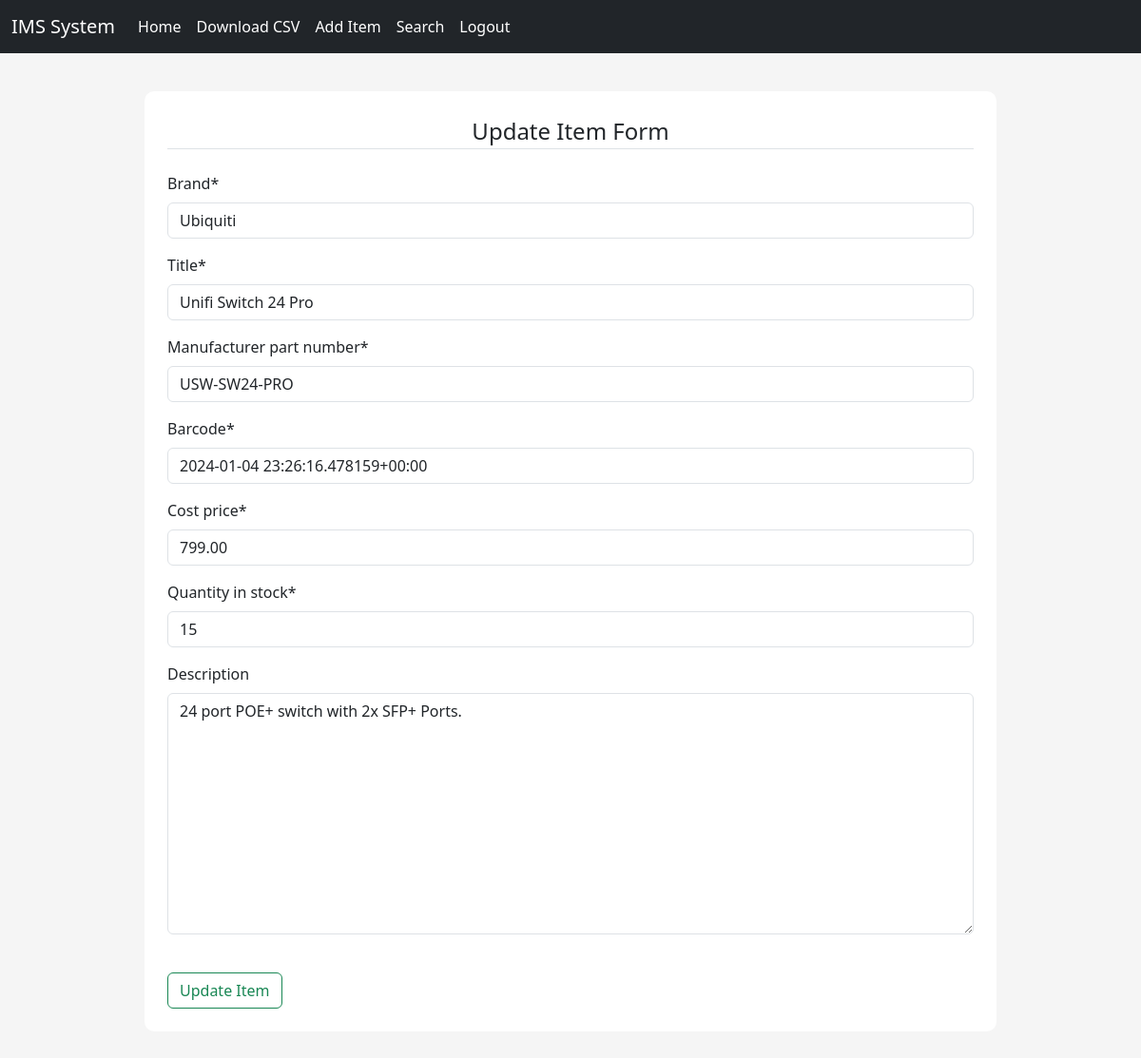
The app's page /inventory/update/1 (signed in), older data.
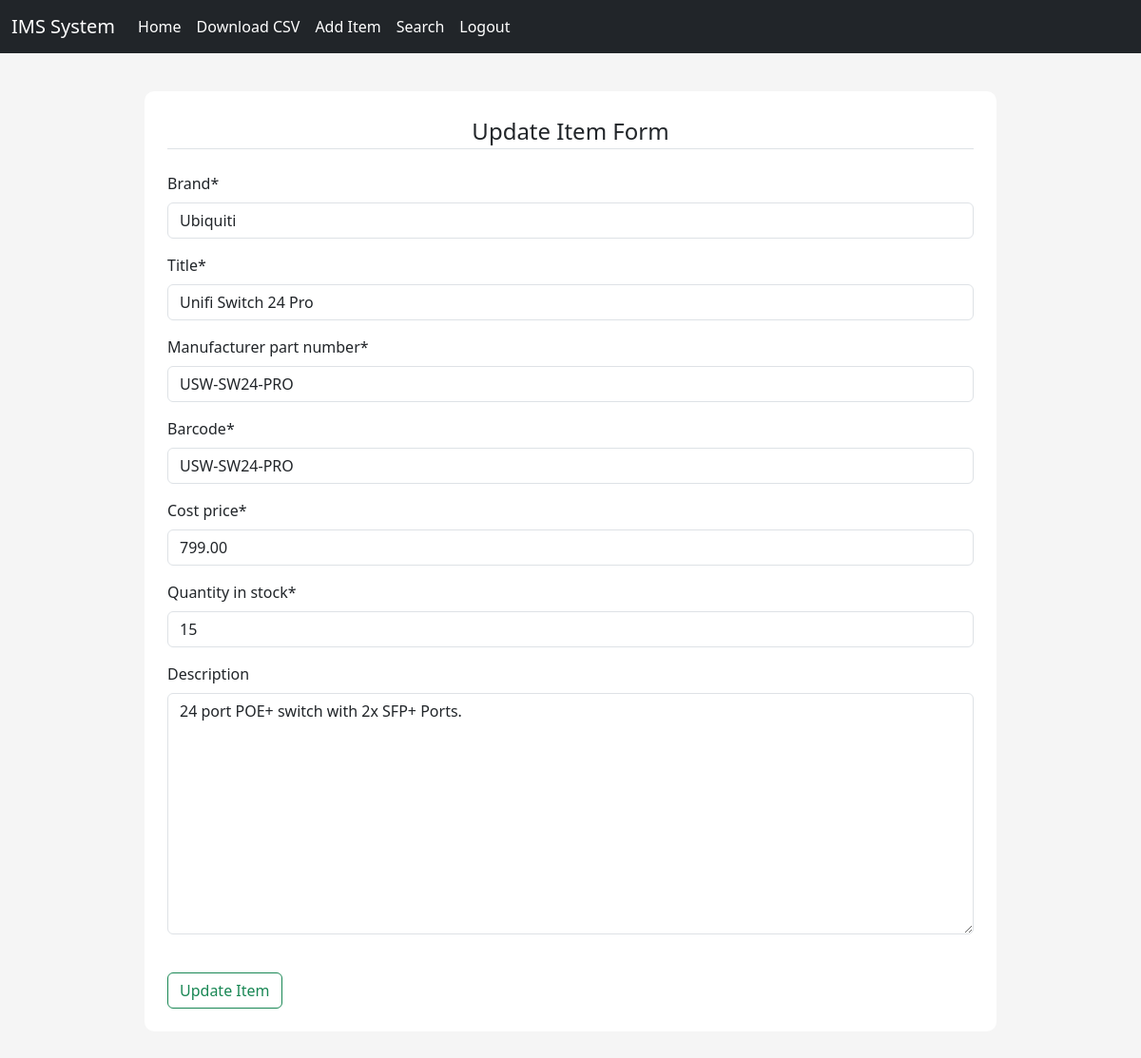
The same page, newer data.
### inventory/models.py (models this page shows, shortened)
class Inventory(models.Model):
    brand = models.CharField(max_length=300, null=False, blank=False)
    title = models.CharField(max_length=300, null=False, blank=False)
    manufacturer_part_number = models.CharField(max_length=300, null=False, blank=False)
    barcode = models.CharField(max_length=300, null=False, blank=False)
    cost_price = models.DecimalField(
        max_digits=19, decimal_places=2, null=False, blank=False
    )
    quantity_in_stock = models.IntegerField(null=False, blank=False)
    description = models.TextField(null=True, blank=True)

### inventory/views.py (the view)
# urls.py: path("update/<int:pk>", update_product, name="update_inventory"),
@login_required()
def update_product(request, pk):
    inventory = get_object_or_404(Inventory, pk=pk)
    if request.method == "POST":
        update_form = UpdateInventoryForm(data=request.POST)
        if update_form.is_valid():
            inventory.brand = update_form.data["brand"]
            inventory.title = update_form.data["title"]
            inventory.manufacturer_part_number = update_form.data[
                "manufacturer_part_number"
            ]
            inventory.barcode = update_form.data["barcode"]
            inventory.cost_price = update_form.data["cost_price"]
            inventory.quantity_in_stock = update_form.data["quantity_in_stock"]
            inventory.save()
            return redirect(f"/inventory/product/{pk}")
    else:
        update_form = UpdateInventoryForm(instance=inventory)
    context = {"form": update_form}
    return render(request, "inventory_update.html", context=context)

### inventory/forms.py
class UpdateInventoryForm(ModelForm):
    class Meta:
        model = Inventory
        fields = [
            "brand",
            "title",
            "manufacturer_part_number",
            "barcode",
            "cost_price",
            "quantity_in_stock",
            "description",
        ]

### templates/inventory_update.html (shortened to what this page needs)
{% extends "base.html" %}
{% load crispy_forms_tags %}
{% load static %}
{% block content %}
<div class="content-section">
    <form method="POST">
        <fieldset>
            <legend class="border-bottom pd-2 mb-4 text-center">Update Item Form</legend>
            <div class="form-group">
                {{ form|crispy }}
            </div>
            <div class="form-group pt-4">
                <button class="btn btn-outline-success" type="submit">Update Item</button>
            </div>
        </fieldset>
    </form>
</div>
{% endblock %}

Row changes from the older to the newer data that the page shows:
changed Inventory "Ubiquiti": barcode "2024-01-04 23:26:16.478159+00:00" → "USW-SW24-PRO"
